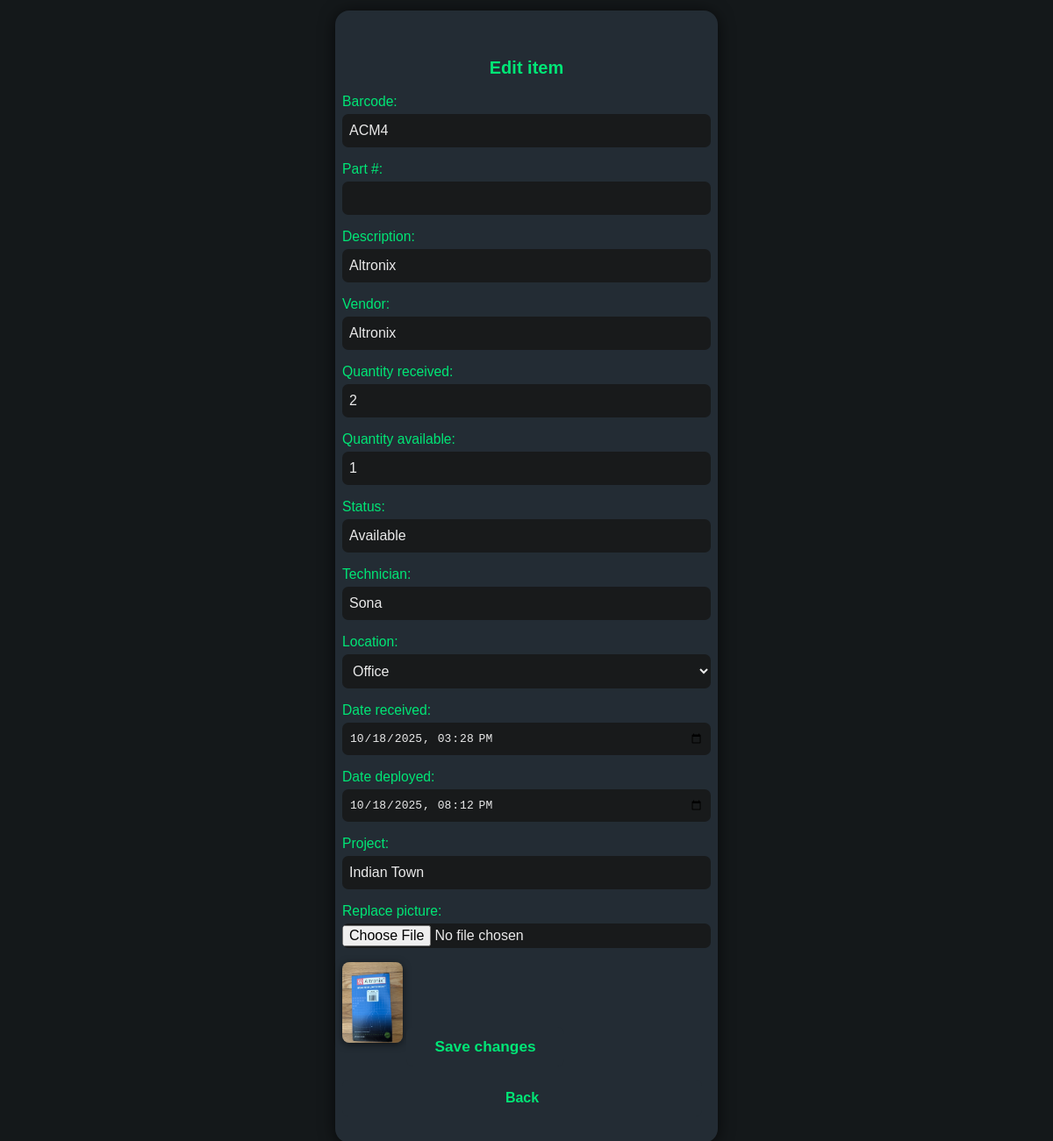
The app's page /edit_item.php?id=item-68f3b2063333b with its own data.
### tables this page shows
CREATE TABLE items (
    id INTEGER PRIMARY KEY AUTOINCREMENT,
    item_id TEXT UNIQUE,
    barcode TEXT,
    description TEXT,
    vendor TEXT,
    quantity_received INTEGER,
    quantity_available INTEGER,
    date_received TEXT,
    storage_location TEXT,
    status TEXT DEFAULT 'Available',
    assigned_technician TEXT,
    date_deployed TEXT,
    job_location TEXT
, project TEXT, vehicle TEXT, part_number TEXT, location TEXT);

### edit_item.php (the view, shortened to what this page needs)
<?php
require_once 'db.php';
$item_id = $_GET['id'] ?? '';
$stmt = $db->prepare("SELECT * FROM items WHERE item_id = ?");
$stmt->execute([$item_id]);
$item = $stmt->fetch(PDO::FETCH_ASSOC);
$allowedLocations = ['Office','Storage','Honda Vehicle','Nissan Vehicle'];
$img = '';
foreach(['jpg','jpeg','png','gif','webp'] as $ext) {
    if (file_exists("uploads/$item_id.$ext")) { $img = "uploads/$item_id.$ext"; break; }
}
?>
<!DOCTYPE html>
<html lang="en">
<head>
    <link rel="stylesheet" href="assets/style.css">
</head>
<body>
    <div class="container">
        <h2>Edit item</h2>
        <form method="POST" enctype="multipart/form-data">
            <div class="form-row">
                <label>Barcode:</label>
                <input type="text" name="barcode" value="<?= htmlspecialchars($item['barcode']) ?>">
            </div>
            <div class="form-row">
                <label>Part #:</label>
                <input type="text" name="part_number" value="<?= htmlspecialchars($item['part_number'] ?? '') ?>">
            </div>
            <div class="form-row">
                <label>Description:</label>
                <input type="text" name="description" value="<?= htmlspecialchars($item['description']) ?>">
            </div>
            <div class="form-row">
                <label>Vendor:</label>
                <input type="text" name="vendor" value="<?= htmlspecialchars($item['vendor']) ?>">
            </div>
            <div class="form-row">
                <label>Quantity received:</label>
                <input type="number" name="quantity_received" min="1" value="<?= htmlspecialchars($item['quantity_received']) ?>">
            </div>
            <div class="form-row">
                <label>Quantity available:</label>
                <input type="number" name="quantity_available" min="0" value="<?= htmlspecialchars($item['quantity_available']) ?>">
            </div>
            <div class="form-row">
                <label>Status:</label>
                <input type="text" name="status" value="<?= htmlspecialchars($item['status']) ?>">
            </div>
            <div class="form-row">
                <label>Technician:</label>
                <input type="text" name="assigned_technician" value="<?= htmlspecialchars($item['assigned_technician']) ?>">
            </div>
            <div class="form-row">
                <label>Location:</label>
                <select name="location">
                    <?php foreach ($allowedLocations as $loc): ?>
                        <option value="<?= htmlspecialchars($loc) ?>" <?= (($item['location'] ?? '') === $loc ? 'selected' : '') ?>><?= htmlspecialchars($loc) ?></option>
                    <?php endforeach; ?>
                </select>
            </div>
            <div class="form-row">
                <label>Date received:</label>
                <input type="datetime-local" name="date_received" value="<?= $item['date_received'] ? date('Y-m-d\TH:i', strtotime($item['date_received'])) : '' ?>">
            </div>
            <div class="form-row">
                <label>Date deployed:</label>
                <input type="datetime-local" name="date_deployed" value="<?= $item['date_deployed'] ? date('Y-m-d\TH:i', strtotime($item['date_deployed'])) : '' ?>">
            </div>
            <div class="form-row">
                <label>Project:</label>
                <input type="text" name="project" list="project_list" placeholder="e.g. Anjel" value="<?= htmlspecialchars($item['project'] ?? '') ?>">
            </div>
            <div class="form-row">
                <label>Replace picture:</label>
                <input type="file" name="picture" accept="image/*">
            </div>
            <?php if($img): ?><img src="<?= $img ?>" class="item-picture-thumb" alt="Current picture"><?php endif; ?>
            <button type="submit" class="btn">Save changes</button>
            <a href="index.php" class="btn" style="background:#232c34;color:#00e676;">Back</a>
        </form>
    </div>
</body>
</html>

### assets/style.css (style rules this page uses)
body { background: #181a1b; color: #eaeaea; font-family: 'Segoe UI', Arial, sans-serif; margin: 0; }
h1, h2 { text-align: center; color: #00e676; margin-top: 35px; margin-bottom: 20px; }
.container { max-width: 1100px; margin: 0 auto; padding: 30px; }
.btn, button.btn { display: inline-block; background: #232c34; color: #00e676; padding: 12px 32px; margin: 0 10px 10px 0; border-radius: 8px; text-decoration: none; font-weight: 600; font-size: 1.08em; border: none; transition: background 0.2s, color 0.2s; cursor: pointer; }
input, select { background: #21242a; color: #f1f1f1; border: 1px solid #2c3137; border-radius: 5px; padding: 7px 12px; margin-bottom: 12px; font-size: 1em; }
label { font-size: 1.1em; font-weight: 400; margin-right: 12px; }
.form-row { margin-bottom: 18px; }

### edit_item.php (style rules this page uses)
html, body { background:#14181a; color:#eaeaea; font-family:sans-serif; margin:0; padding:0; }
.container { max-width:420px; margin:0 auto; background:#232c34; border-radius:16px; box-shadow:0 2px 18px #000a; padding:19px 8px; margin-top:12px; }
h2 { text-align:center; font-size:1.25em; color:#00e676; margin-bottom:18px; }
.form-row { display:flex;flex-direction:column;margin-bottom:14px; }
label { margin-bottom:5px;color:#00e676;font-size:0.98em; }
input, select { padding:10px 8px;border-radius:7px;border:none;background:#181a1b;color:#eaeaea;font-size:1em;margin-bottom:2px; }
input[type="file"] { padding:2px 0; }
.btn { background:#00e676;color:#181a1b;border:none;border-radius:7px;padding:12px 0;font-size:1em;font-weight:600;margin-bottom:11px;margin-top:5px;cursor:pointer; }
a.btn { display:block;text-align:center;text-decoration:none; }
.item-picture-thumb { max-width:92px;max-height:92px;border-radius:8px;box-shadow:0 2px 8px #0008;margin-bottom:10px; }

### records on screen
items: barcode "ACM4", description "Altronix", vendor "Altronix", quantity_received "2", quantity_available "1", status "Available", assigned_technician "Sona", location "Office", date_received "10/18/2025 15:28", date_deployed "10/18/2025 20:12", project "Indian Town"
